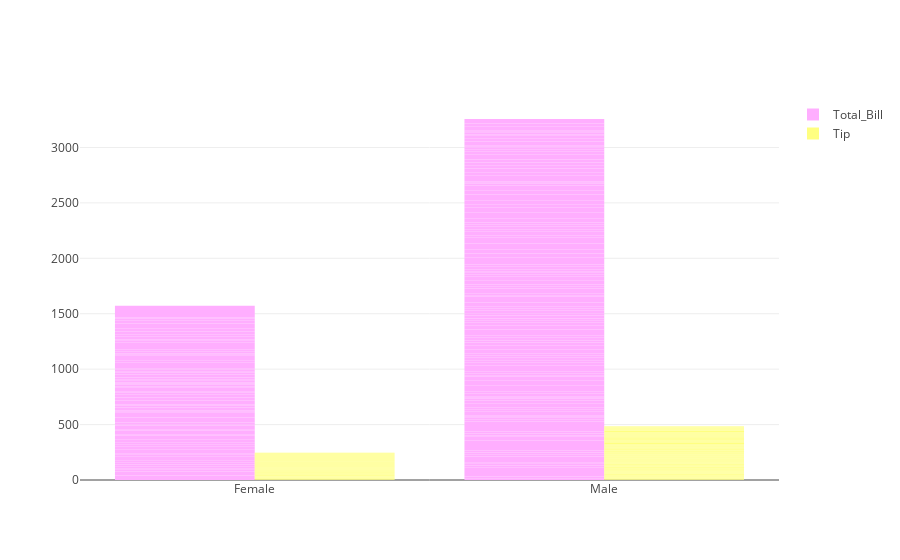

This figure's notebook cell:
### Code cell
trace1=go.Bar(x=df.sex,
             y=df.total_bill,
             name="Total_Bill",
             marker = dict(color = 'rgba(255, 174, 255, 1)'))


trace2=go.Bar(x=df.sex,
             y=df.tip,
             name="Tip",
             marker = dict(color = 'rgba(255, 255, 128, 1)'))


data=[trace1,trace2]
layout = go.Layout(barmode = "group")
fig=dict(data=data,layout=layout)
iplot(fig)

### Figure 1 — Plotly figure (JSON) as saved in the notebook; plotly's stock layout.template omitted (floating-point values rounded to 4 significant figures; data arrays with more than 128 entries replaced by an {"elided": "..."} marker saying what was removed)
{"data": [{"marker": {"color": "rgba(255, 174, 255, 1)"}, "name": "Total_Bill", "type": "bar", "x": {"elided": "244 str values"}, "y": {"elided": "244 float values"}}, {"marker": {"color": "rgba(255, 255, 128, 1)"}, "name": "Tip", "type": "bar", "x": {"elided": "244 str values"}, "y": {"elided": "244 float values"}}], "layout": {"barmode": "group"}}
